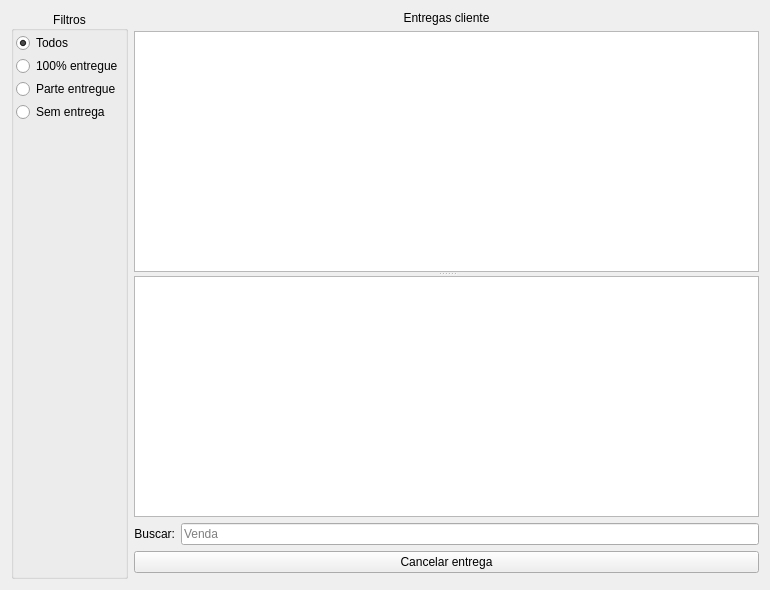
<?xml version="1.0" encoding="UTF-8"?>
<ui version="4.0">
 <class>WidgetLogisticaEntregues</class>
 <widget class="QWidget" name="WidgetLogisticaEntregues">
  <property name="geometry">
   <rect>
    <x>0</x>
    <y>0</y>
    <width>770</width>
    <height>590</height>
   </rect>
  </property>
  <property name="windowTitle">
   <string>Form</string>
  </property>
  <layout class="QGridLayout" name="gridLayout">
   <item row="2" column="2">
    <widget class="LineEdit" name="lineEditBusca">
     <property name="enabled">
      <bool>true</bool>
     </property>
     <property name="placeholderText">
      <string>Venda</string>
     </property>
    </widget>
   </item>
   <item row="0" column="1" colspan="2">
    <widget class="QLabel" name="labelEntregasCliente">
     <property name="sizePolicy">
      <sizepolicy hsizetype="Preferred" vsizetype="Maximum">
       <horstretch>0</horstretch>
       <verstretch>0</verstretch>
      </sizepolicy>
     </property>
     <property name="text">
      <string>Entregas cliente</string>
     </property>
     <property name="alignment">
      <set>Qt::AlignCenter</set>
     </property>
    </widget>
   </item>
   <item row="0" column="0" rowspan="5">
    <widget class="QGroupBox" name="groupBoxFiltros">
     <property name="enabled">
      <bool>true</bool>
     </property>
     <property name="title">
      <string>Filtros</string>
     </property>
     <property name="alignment">
      <set>Qt::AlignCenter</set>
     </property>
     <layout class="QVBoxLayout" name="verticalLayout">
      <property name="spacing">
       <number>3</number>
      </property>
      <property name="leftMargin">
       <number>2</number>
      </property>
      <property name="topMargin">
       <number>2</number>
      </property>
      <property name="rightMargin">
       <number>2</number>
      </property>
      <property name="bottomMargin">
       <number>2</number>
      </property>
      <item>
       <widget class="QRadioButton" name="radioButtonEntregaLimpar">
        <property name="text">
         <string>Todos</string>
        </property>
        <property name="checked">
         <bool>true</bool>
        </property>
       </widget>
      </item>
      <item>
       <widget class="QRadioButton" name="radioButtonTotalEntrega">
        <property name="text">
         <string>100% entregue</string>
        </property>
       </widget>
      </item>
      <item>
       <widget class="QRadioButton" name="radioButtonParcialEntrega">
        <property name="text">
         <string>Parte entregue</string>
        </property>
       </widget>
      </item>
      <item>
       <widget class="QRadioButton" name="radioButtonSemEntrega">
        <property name="text">
         <string>Sem entrega</string>
        </property>
       </widget>
      </item>
      <item>
       <spacer name="verticalSpacer_5">
        <property name="orientation">
         <enum>Qt::Vertical</enum>
        </property>
        <property name="sizeHint" stdset="0">
         <size>
          <width>0</width>
          <height>0</height>
         </size>
        </property>
       </spacer>
      </item>
     </layout>
    </widget>
   </item>
   <item row="1" column="1" colspan="2">
    <widget class="QSplitter" name="splitter">
     <property name="orientation">
      <enum>Qt::Vertical</enum>
     </property>
     <widget class="TableView" name="tableVendas">
      <property name="mouseTracking">
       <bool>true</bool>
      </property>
      <property name="editTriggers">
       <set>QAbstractItemView::NoEditTriggers</set>
      </property>
      <property name="selectionMode">
       <enum>QAbstractItemView::SingleSelection</enum>
      </property>
      <property name="selectionBehavior">
       <enum>QAbstractItemView::SelectRows</enum>
      </property>
      <property name="sortingEnabled">
       <bool>true</bool>
      </property>
     </widget>
     <widget class="TableView" name="tableProdutos">
      <property name="mouseTracking">
       <bool>true</bool>
      </property>
      <property name="editTriggers">
       <set>QAbstractItemView::NoEditTriggers</set>
      </property>
      <property name="selectionMode">
       <enum>QAbstractItemView::MultiSelection</enum>
      </property>
      <property name="selectionBehavior">
       <enum>QAbstractItemView::SelectRows</enum>
      </property>
      <property name="sortingEnabled">
       <bool>true</bool>
      </property>
     </widget>
    </widget>
   </item>
   <item row="3" column="1" colspan="2">
    <widget class="QPushButton" name="pushButtonCancelar">
     <property name="text">
      <string>Cancelar entrega</string>
     </property>
    </widget>
   </item>
   <item row="2" column="1">
    <widget class="QLabel" name="labelRecebimentosFornecedor_4">
     <property name="enabled">
      <bool>true</bool>
     </property>
     <property name="text">
      <string>Buscar:</string>
     </property>
     <property name="alignment">
      <set>Qt::AlignRight|Qt::AlignTrailing|Qt::AlignVCenter</set>
     </property>
    </widget>
   </item>
  </layout>
 </widget>
 <customwidgets>
  <customwidget>
   <class>TableView</class>
   <extends>QTableView</extends>
   <header>src/tableview.h</header>
  </customwidget>
  <customwidget>
   <class>LineEdit</class>
   <extends>QLineEdit</extends>
   <header>src/lineedit.h</header>
  </customwidget>
 </customwidgets>
 <tabstops>
  <tabstop>radioButtonEntregaLimpar</tabstop>
  <tabstop>radioButtonTotalEntrega</tabstop>
  <tabstop>radioButtonParcialEntrega</tabstop>
  <tabstop>radioButtonSemEntrega</tabstop>
  <tabstop>tableVendas</tabstop>
  <tabstop>tableProdutos</tabstop>
  <tabstop>lineEditBusca</tabstop>
  <tabstop>pushButtonCancelar</tabstop>
 </tabstops>
 <resources/>
 <connections/>
</ui>
